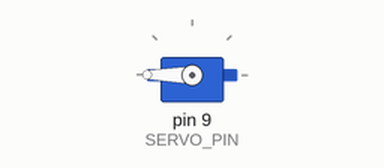
Bench run of a sketch on a simulated Arduino Uno, built with avr-gcc and run on an emulated ATmega328P. Shown: servo. What the sketch prints to the serial monitor is not drawn.

Above: at 0.05 s.
Timing chart, 0 to 4.6 s (numbered marks = the images above):
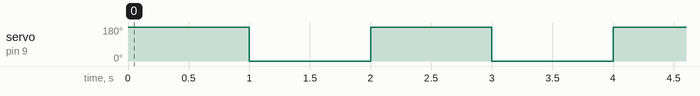

Measured:
- by itself, servo on pin 9 (SERVO_PIN): alternates 180° for 1.0 s and 0° for 1.0 s

The sketch:

demo02.ino
```cpp
#include <Servo.h>

#define SERVO_PIN 9         // Pin to control the servo motor
#define SERVO_MIN_ANGLE 0   // Minimum angle for the servo motor
#define SERVO_MAX_ANGLE 180 // Maximum angle for the servo motor
#define SERVO_DELAY 1000    // Delay in milliseconds between movements

Servo myservo; // create a servo object

void setup()
{
    // Set up serial communication
    Serial.begin(9600); // initialize the serial port
    while (!Serial)
    {
        // await serial interface
    };

    // Set up the servo motor
    myservo.attach(SERVO_PIN); // attaches the servo motor to the pin defined as SERVO_PIN
}

void loop()
{
    // Rotate the servo motor to the maximum angle
    Serial.println("Rotating servo motor to maximum angle...");
    myservo.write(SERVO_MAX_ANGLE);
    delay(SERVO_DELAY);

    // Rotate the servo motor to the minimum angle
    Serial.println("Rotating servo motor to minimum angle...");
    myservo.write(SERVO_MIN_ANGLE);
    delay(SERVO_DELAY);
}
```
